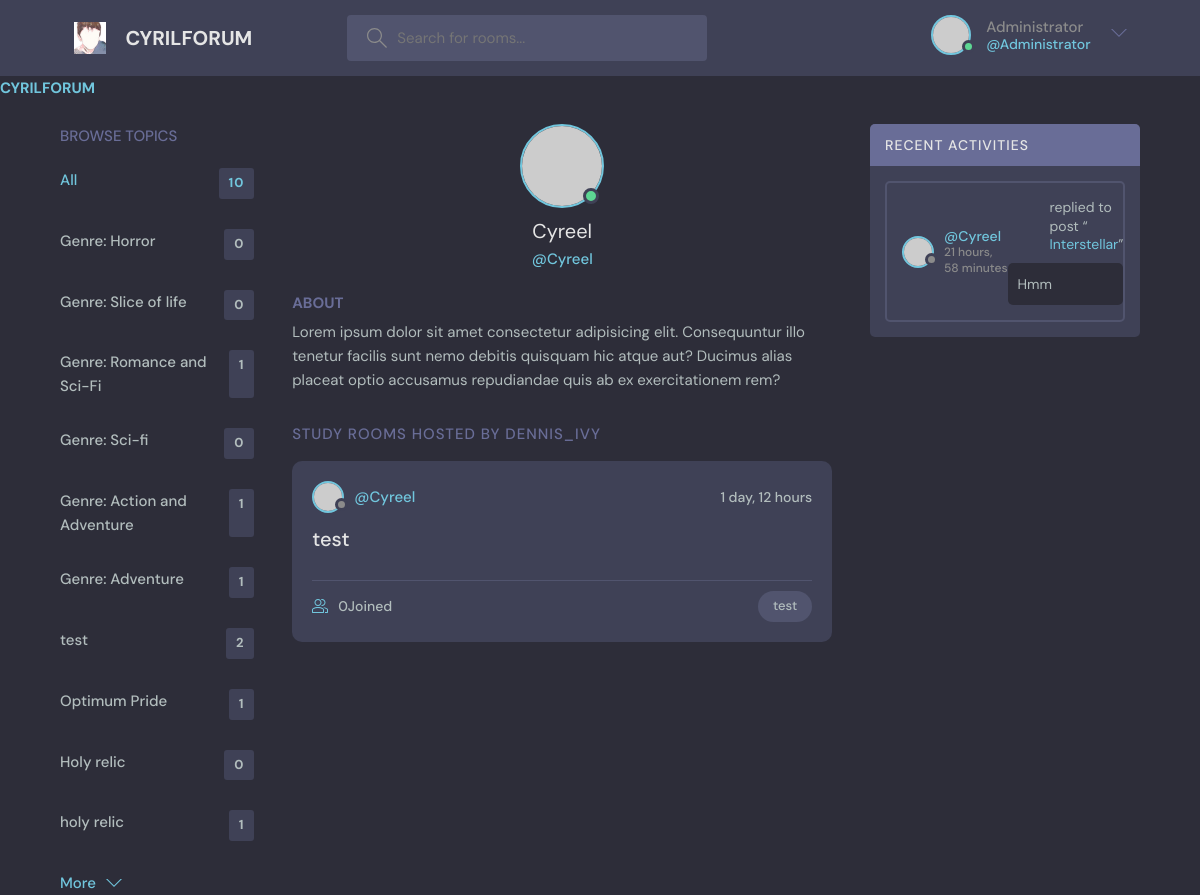
The app's page /profile/2/ (signed in) with its own data.
### myapp/models.py (models this page shows, shortened)
class Topic(models.Model):
    name = models.CharField(max_length=200)

class Room(models.Model):
    host = models.ForeignKey(User, on_delete=models.SET_NULL, null=True)
    topic = models.ForeignKey(Topic, on_delete=models.SET_NULL, null=True)
    name = models.CharField(max_length=200)
    description = models.TextField(null=True, blank=True)
    participants = models.ManyToManyField(User, related_name='participants', blank=True)
    updated = models.DateTimeField(auto_now=True)
    created = models.DateTimeField(auto_now_add=True)
    class Meta:
        ordering = ['-updated', '-created']
    def __str__(self):
        return self.name

class Message(models.Model):
       user = models.ForeignKey(User, on_delete=models.CASCADE)
       room = models.ForeignKey(Room, on_delete=models.CASCADE)
       body = models.TextField()
       updated = models.DateTimeField(auto_now=True)
       created = models.DateTimeField(auto_now_add=True)
       class Meta:
            ordering = ['-updated', '-created']

### myapp/views.py (the view)
# urls.py: path('profile/<str:pk>/', views.userProfile, name="user-profile"),
def userProfile(request, pk):
    user = User.objects.get(id=pk)
    rooms = user.room_set.all()
    room_messages = user.message_set.all()
    topics = Topic.objects.all()
    context = {'user': user, 'rooms': rooms, 'room_messages': room_messages, 'topics': topics}
    return render(request, 'myapp/profile.html', context)

### myapp/templates/myapp/profile.html (shortened to what this page needs)
{% extends 'main.html' %}
{% block content %}
  <main class="profile-page layout layout--3">
    <div class="container">
      {% include 'myapp/topics_component.html' %}
      <div class="roomList">
        <div class="profile">
          <div class="profile__avatar">
            <div class="avatar avatar--large active">
              <img src="https://randomuser.me/api/portraits/men/11.jpg" />
            </div>
          </div>
          <div class="profile__info">
            <h3>{{user.username}}</h3>
            <p>@{{user.username}}</p>
          </div>
          <div class="profile__about">
            <h3>About</h3>
            <p>
              Lorem ipsum dolor sit amet consectetur adipisicing elit. Consequuntur illo tenetur
              facilis sunt nemo debitis quisquam hic atque aut? Ducimus alias placeat optio
              accusamus repudiandae quis ab ex exercitationem rem?
            </p>
          </div>
        </div>
        <div class="roomList__header">
          <div>
            <h2>Study Rooms Hosted by dennis_ivy</a>
            </h2>
          </div>
        </div>
        {% include 'myapp/feed_component.html' %}
      </div>
       {% include 'myapp/activity_component.html' %}
    </div>
  </main>
{% endblock content %}

### templates/navbar.html (shortened to what this page needs)
{% load static %}
<header class="header header--loggedIn">
    <div class="container">
        <a href="{% url 'home' %}" class="header__logo">
          <img src="{% static 'images/cy.jpg'%}" />
          <h1>CYRILFORUM</h1>
        </a>
        <form class="header__search" method="GET" action="{% url 'home' %}" >
          <label>
            <input name="q" placeholder="Search for rooms..." />
          </label>
        </form>
        <nav class="header__menu">
          {% if request.user.is_authenticated %}
          <div class="header__user">
            <a href="{% url 'update-user'%}">
              <div class="avatar avatar--medium active">
                <img src="https://randomuser.me/api/portraits/men/37.jpg" />
              </div>
              <p>{{request.user.username}} <span>@{{request.user.username}}</span></p>
            </a>
            <button class="dropdown-button">
              <svg version="1.1" xmlns="http://www.w3.org/2000/svg" width="32" height="32" viewBox="0 0 32 32">
                <title>chevron-down</title>
                <path d="M16 21l-13-13h-3l16 16 16-16h-3l-13 13z"></path>
              </svg>
            </button>
          </div>
           {% else %}
           <a href="{% url 'login' %}">
            <img src="{% static 'images/avatar.svg'%}" />
            <p>Login</p>
          </a>
           {% endif %}
        </nav>
      </div>
    </header>
<a href="/">
<h1>CYRILFORUM</h1>
</a>

### myapp/templates/myapp/topics_component.html
<div class="topics">
          <div class="topics__header">
            <h2>Browse Topics</h2>
          </div>
          <ul class="topics__list">
            <li>
              <a href="{% url 'home' %}" class="active">All <span>{{topics.count}}</span></a>
            </li>
            {% for topic in topics %}
            <li>
              <a href="{% url 'home' %}?q={{topic.name}}">{{topic.name}} <span>{{topic.room_set.all.count}}</span></a>
            </li>
            {% endfor %}
          </ul>
          <a class="btn btn--link" href="topics.html">
            More
            <svg version="1.1" xmlns="http://www.w3.org/2000/svg" width="32" height="32" viewBox="0 0 32 32">
              <title>chevron-down</title>
              <path d="M16 21l-13-13h-3l16 16 16-16h-3l-13 13z"></path>
            </svg>
          </a>
        </div>

### myapp/templates/myapp/feed_component.html (shortened to what this page needs)
  {% for room in rooms %}
 <div class="roomListRoom">
            <div class="roomListRoom__header">
              <a href="{% url 'user-profile' room.host.id %}" class="roomListRoom__author">
                <div class="avatar avatar--small">
                  <img src="https://randomuser.me/api/portraits/women/11.jpg" />
                </div>
                <span>@{{room.host.username}}</span>
              </a>
              <div class="roomListRoom__actions">
                <span>{{room.created|timesince}}</span>
              </div>
            </div>
            <div class="roomListRoom__content">
              <a href="{% url 'room' room.id %}">{{room.name}}</a>
            </div>
            <div class="roomListRoom__meta">
              <a href="{% url 'room' room.id %}" class="roomListRoom__joined">
                {{room.participants.all.count}}Joined
              </a>
              <p class="roomListRoom__topic">{{room.topic.name}}</p>
            </div>
          </div>
 {% endfor %}

### myapp/templates/myapp/activity_component.html (shortened to what this page needs)
 <div class="activities">
          <div class="activities__header">
            <h2>Recent Activities</h2>
          </div>
              {% for message in room_messages %}
          <div class="activities__box">
            <div class="activities__boxHeader roomListRoom__header">
              <a href="{% url 'user-profile' message.user.id %}" class="roomListRoom__author">
                <div class="avatar avatar--small">
                  <img src="https://randomuser.me/api/portraits/women/11.jpg" />
                </div>
                <p>
                  @{{message.user}}
                  <span>{{message.created|timesince}}</span>
                </p>
              </a>
            <div class="activities__boxContent">
              <p>replied to post “<a href={% url 'room' message.room.id %}">{{message.room}}</a>”</p>
              <div class="activities__boxRoomContent">
                {{message.body}}
              </div>
            </div>
          </div>
          {% endfor %}
        </div>

### records on screen
Topic: name "Genre: Horror", room_set.all.count "0"
Topic: name "Genre: Slice of life", room_set.all.count "0"
Topic: name "Genre: Romance and Sci-Fi", room_set.all.count "1"
Topic: name "Genre: Sci-fi", room_set.all.count "0"
Topic: name "Genre: Action and Adventure", room_set.all.count "1"
Topic: name "Genre: Adventure", room_set.all.count "1"
Topic: name "test", room_set.all.count "2"
Topic: name "Optimum Pride", room_set.all.count "1"
Topic: name "Holy relic", room_set.all.count "0"
Topic: name "holy relic", room_set.all.count "1"
Room: host.username "Cyreel", created "1 day, 12 hours", name "test", participants.all.count "0", topic.name "test"
Message: user "Cyreel", created "21 hours, 58 minutes", room "Interstellar", body "Hmm"

### other values on screen
{{ request.user.username }} "Administrator"
{{ topics.count }} "10"
{{ user.username }} "Cyreel"
